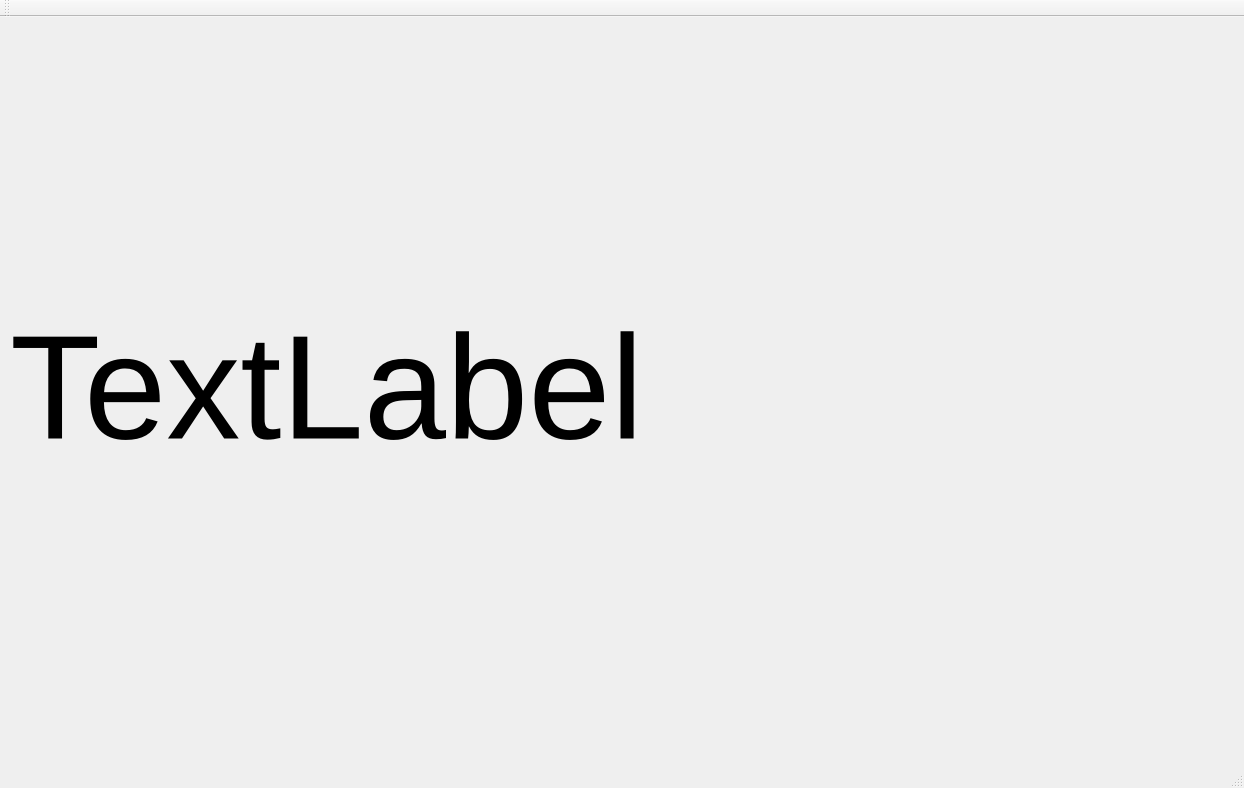
<?xml version="1.0" encoding="UTF-8"?>
<ui version="4.0">
 <class>MainWindow</class>
 <widget class="QMainWindow" name="MainWindow">
  <property name="geometry">
   <rect>
    <x>0</x>
    <y>0</y>
    <width>1244</width>
    <height>788</height>
   </rect>
  </property>
  <property name="windowTitle">
   <string>MainWindow</string>
  </property>
  <widget class="QWidget" name="centralWidget">
   <widget class="QLabel" name="label">
    <property name="geometry">
     <rect>
      <x>10</x>
      <y>10</y>
      <width>1231</width>
      <height>721</height>
     </rect>
    </property>
    <property name="font">
     <font>
      <pointsize>111</pointsize>
      <weight>50</weight>
      <italic>false</italic>
      <bold>false</bold>
      <underline>false</underline>
      <strikeout>false</strikeout>
      <kerning>true</kerning>
     </font>
    </property>
    <property name="text">
     <string>TextLabel</string>
    </property>
   </widget>
  </widget>
  <widget class="QMenuBar" name="menuBar">
   <property name="geometry">
    <rect>
     <x>0</x>
     <y>0</y>
     <width>1244</width>
     <height>21</height>
    </rect>
   </property>
  </widget>
  <widget class="QToolBar" name="mainToolBar">
   <attribute name="toolBarArea">
    <enum>TopToolBarArea</enum>
   </attribute>
   <attribute name="toolBarBreak">
    <bool>false</bool>
   </attribute>
  </widget>
  <widget class="QStatusBar" name="statusBar"/>
 </widget>
 <layoutdefault spacing="6" margin="11"/>
 <resources/>
 <connections/>
</ui>
